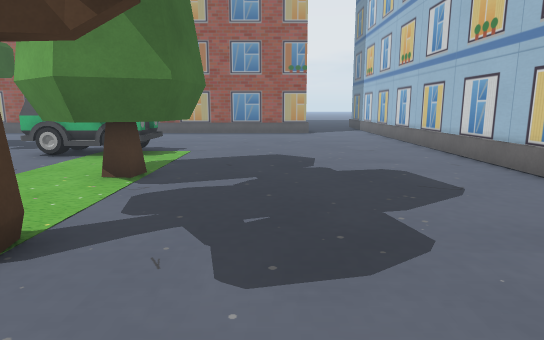
[1] (above)

16 first-person views from a walk through a scene from a Unity 3-D project. The camera is 1.5 m above the floor, tilts 10° down and sees 75° across. The floor is counted in squares, 1 m on a side. Each view is taken from the middle of a square. On the plan, view 1 faces up. The plan holds only what a view shows up to about 16 squares ahead; the rest is blank. The place goes on beyond the plan. Some surface patterns are stand-ins.

[2]
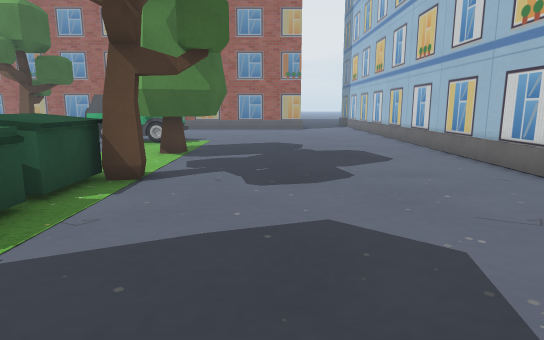

[3]
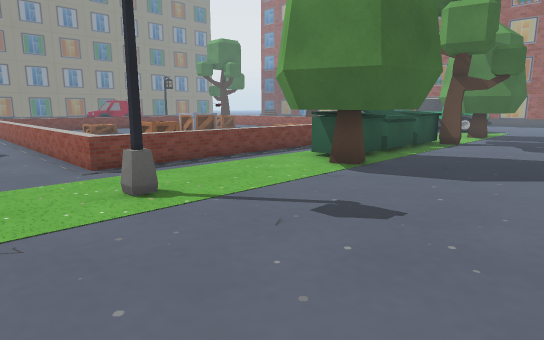

[4]
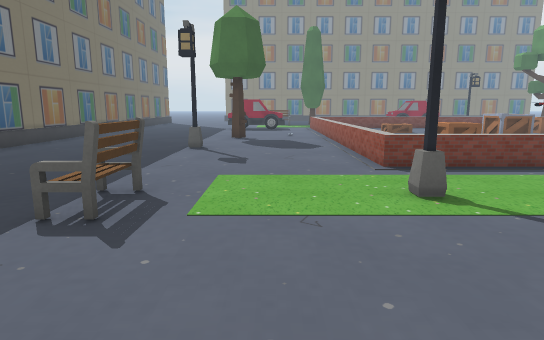

[5]
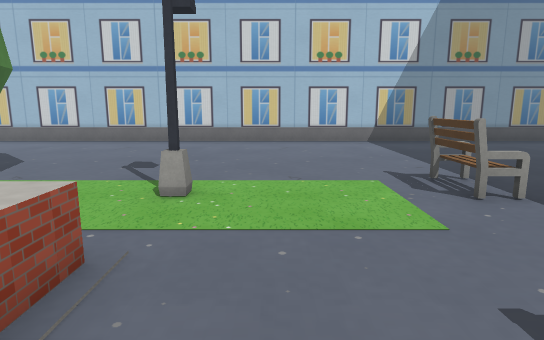

[6]
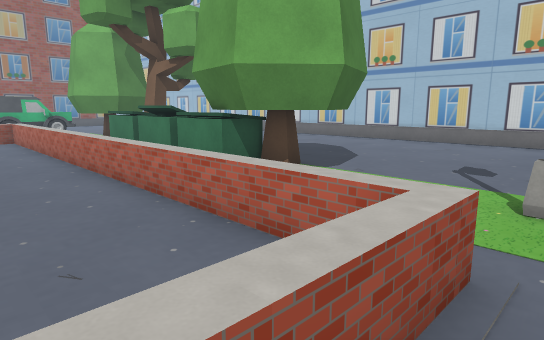

[7]
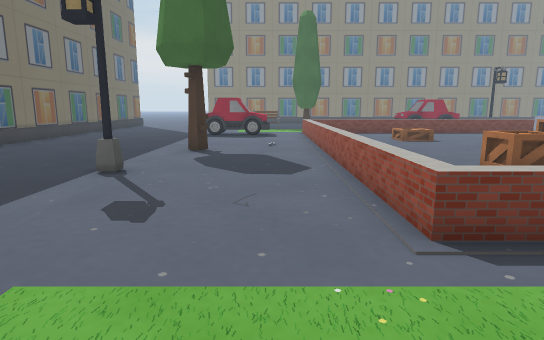

[8]
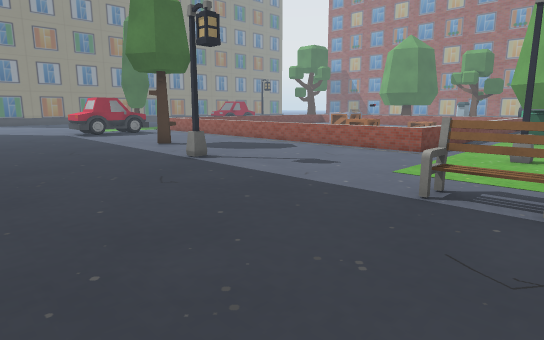

[9]
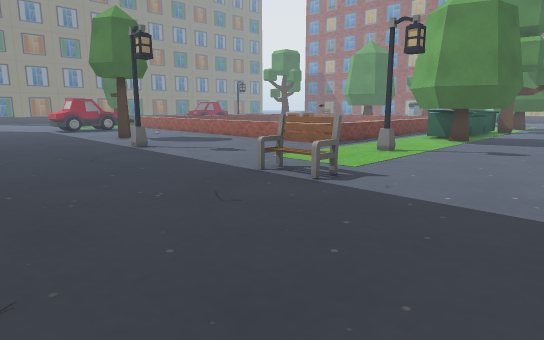

[10]
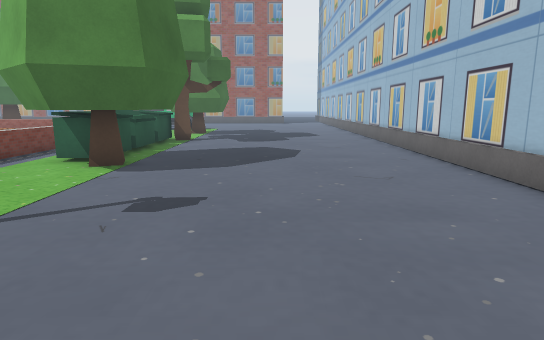

[11]
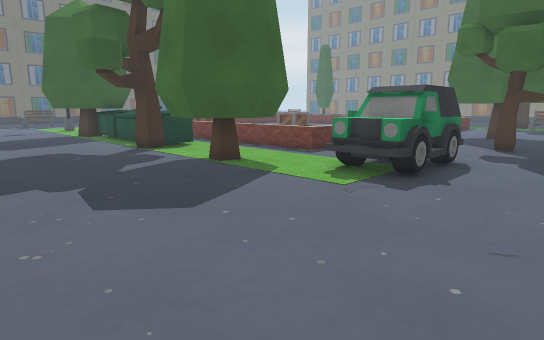

[12]
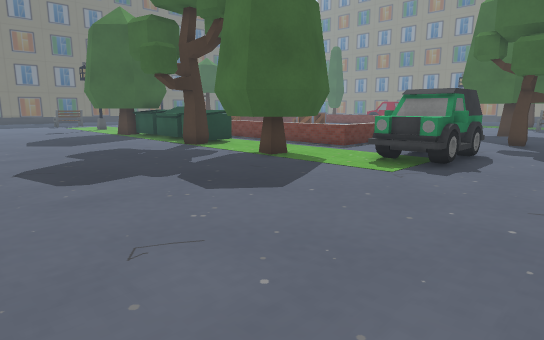

[13]
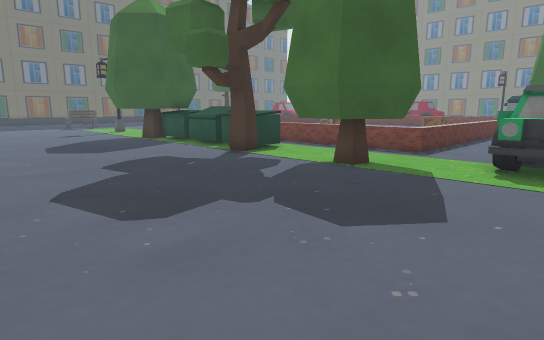

[14]
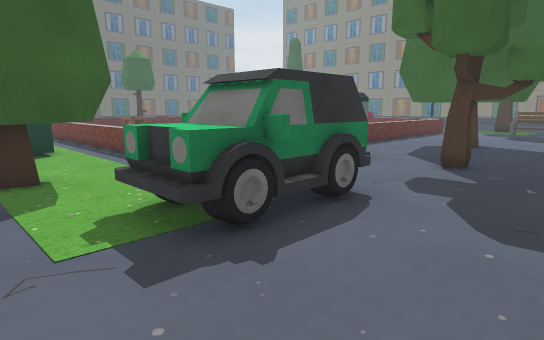

[15]
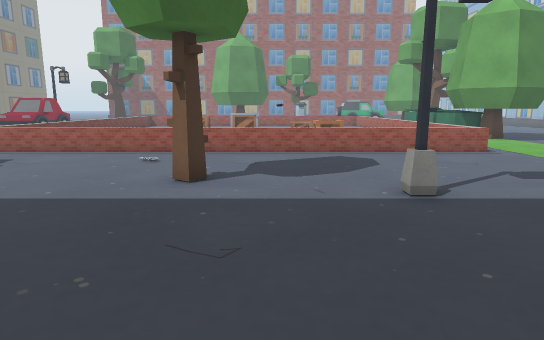

[16]
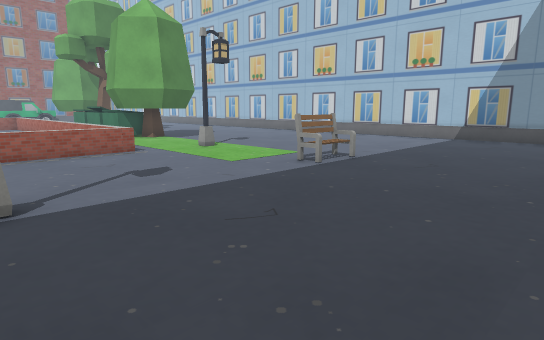

### Floor plan
Key: @ floor where view 1 was taken; # wall or solid block; . floor; = window, fence, low wall or low ledge; ^ raised ledge; O other object.
Columns run from 19 left of view 1 to 6 right of it. Each row starts with its distance up from view 1.
 16             .............#
 15       ...................#
 14 .........................#
 13 .......OO...OOOO.........#
 12 ..OO.......OOOOO.........#
 11   O........OOOOO.........#
 10  ......OO................#
  9  ..............OOO.......#
  8   ==  =======.OOOO.......#
  7            .=.OOOO.......#
  6            .=..OO........#
  5            .=............#
  4            .=...O........#
  3            .=.^^O........#
  2            .=.^^.........#
  1           ..=.^O.........#
  0    OOOO   ..=.^O...@.....#
 -1    OOOO   ..=.^O.........#
 -2           ..=.^#O........#
 -3  ...      ..=.#OOO.......#
 -4  ....   O ..=.OOOO.......#
 -5  ......OO...=..OOO.......#
 -6  ......OO...=............#
 -7          ...=............#
 -8             =............#
 -9 =============..#.........#
-10 .........................#
-11 .O.......................#
-12 .........................#
-13 ...O.....................#
-14 ...O...........OO........#
-15 ........#......OO........#
-16 .........................#
-17 .........................#
-18 .........................#
-19 .........................#
-20 .........................#
-21 .... .......... ...  ....#

Positions as (right, up) in squares from view 1, and headings:
1: (0, 0), facing up
2: (0, -4), facing up
3: (2, -12), facing up-left
4: (2, -12), facing left
5: (-10, -11), facing right
6: (-10, -10), facing up-right
7: (-3, -11), facing left
8: (-2, -21), facing up-left
9: (2, -21), facing up-left
10: (1, -13), facing up
11: (3, 16), facing down-left
12: (5, 16), facing down-left
13: (5, 13), facing down-left
14: (-2, 16), facing down-left
15: (-14, -21), facing up
16: (-12, -21), facing up-right
